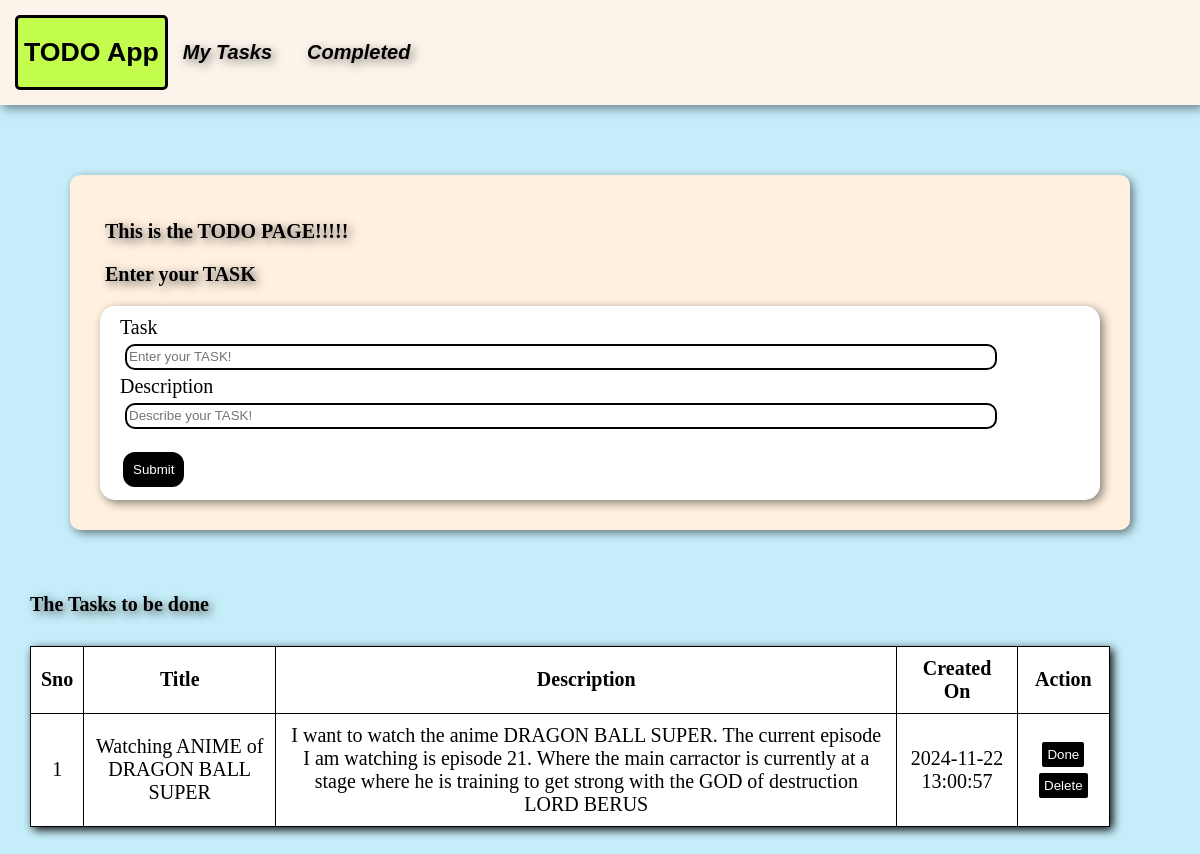
The page / on the database its author committed.
### app.py (models this page shows, shortened)
class Todo(db.Model):
    sno = db.Column(db.Integer, primary_key = True, autoincrement=True)
    title = db.Column(db.String(200), nullable = False)
    desc = db.Column(db.String(500), nullable = False)
    date_created = db.Column(db.DateTime, default = datetime.now(IST))

### app.py (the view)
@app.route('/')
def index():
    todos = Todo.query.all()
    return render_template('index.html', todos=todos)

### templates/index.html (shortened to what this page needs)
{% extends 'base.html' %}
{% block content %}
<div class="container">
    <p>This is the TODO PAGE!!!!!</p>
    <p>Enter your TASK</p>
    <div class="form">
        <form id="form" action="/submit" method="post">
            <label for="title">Task</label><br>
            <input type="text" name="title" placeholder="Enter your TASK!">
            <br>
            <label for="desc">Description</label><br>
            <input type="text" name="desc" placeholder="Describe your TASK!">
            <br>
            <button id="submit">Submit</button>
        </form>
    </div>
</div>
<br>
<table>
    {% if todos %}
        <thead><p>The Tasks to be done </p></thead>
        <tr>
            <th>Sno</th>
            <th>Title</th>
            <th>Description</th>
            <th>Created On</th>
            <th>Action</th>
        </tr>
        {% for todo in todos %}
            <tbody>
                <tr>
                    <td>{{ loop.index }}</td>
                    <td>{{ todo.title }}</td>
                    <td>{{ todo.desc }}</td>
                    <td>{{ todo.date_created.strftime('%Y-%m-%d %H:%M:%S') }}</td>
                    <td>
                        <form action="{{ url_for('handle_done_task_action', sno=todo.sno) }}" method="POST" style="display:inline;">
                            <button id="action" type="submit">Done</button>
                        </form>
                        <form action="{{ url_for('handle_done_task_action', sno=todo.sno) }}" method="POST" style="display:inline;">
                            <button id="action" type="submit">Delete</button>
                        </form>
                    </td>
                </tr>
            </tbody>
        {% endfor %}
        {% else %}
            <p>No Tasks found.</p>
    {% endif%}
</table>
{% endblock %}

### templates/base.html (shortened to what this page needs)
<!DOCTYPE html>
<html lang="en">
<head>
    <link rel="stylesheet" href="{{url_for('static', filename= 'css/style.css')}}">
</head>
<body>
    <header>
        <div class="navbar">
            <button id="logo"><h1>TODO App</h1></button>
            <nav>
                <a href="{{ url_for('index') }}">My Tasks</a>
                <a href="{{ url_for('done') }}">Completed</a>
            </nav>
        </div>
    </header>
    <main>
        {% block content %}{% endblock %}
    </main>
</body>
</html>

### static/css/style.css (style rules this page uses)
body { margin: 0px; padding: 0px; font-size: 20px; background-color: rgb(197, 238, 250); }
.navbar { box-shadow: 3px 3px 10px rgba(0, 0, 0, 0.5); display: flex; padding: 15px; align-items: center; justify-content: left; background-color: rgb(252, 244, 234); }
#logo { border: 3px solid black; border-radius: 5px; background-color: rgb(195, 253, 78); }
a { margin: 15px; color: black; text-decoration: none; font-family: Arial, Helvetica, sans-serif; font-weight: bold; font-style: italic; text-shadow: 3px 3px 10px rgba(0, 0, 0, 0.5); }
p { padding-left: 30px; font-weight: bold; text-shadow: 3px 3px 10px rgb(83, 83, 83); }
.container { margin: 70px; margin-bottom: 20px; background-color: white; border: none; border-radius: 10px; padding: 25px; box-shadow: 3px 3px 10px rgba(0, 0, 0, 0.5); background-color: rgb(255, 240, 223); }
.container p { padding-left: 10px; }
.form { margin: 5px; padding: 10px 20px; box-shadow: 3px 3px 10px rgba(10, 10, 10, 0.5); border-radius: 15px; background-color: white; }
input { width: 90%; margin: 5px; height: 20px; border-radius: 10px; border: 2px solid black; }
#submit { padding: 10px; color: white; background-color: black; border: 3px solid white; border-radius: 15px; margin-top: 15px; cursor: pointer; }
table { background-color: white; border: 1px solid black; border-collapse: collapse; border-radius: 2px; margin: 30px; box-shadow: 3px 3px 10px rgba(10, 10, 10, 2); width: 90%; }
td, th { border: 1px solid black; padding: 10px; text-align: center; }
#action { color: white; background-color: black; border: 3px solid white; border-radius: 5px; padding: 5px; cursor: pointer; }

### rows shown on the page
Todo: title "Watching ANIME of DRAGON BALL SUPER", desc "I want to watch the anime DRAGON BALL SUPER. The current episode I am watching is episode 21. Where the main carractor is currently at a stage where he is training to get strong with the GOD of destruction LORD BERUS", date_created "2024-11-22 13:00:57"
